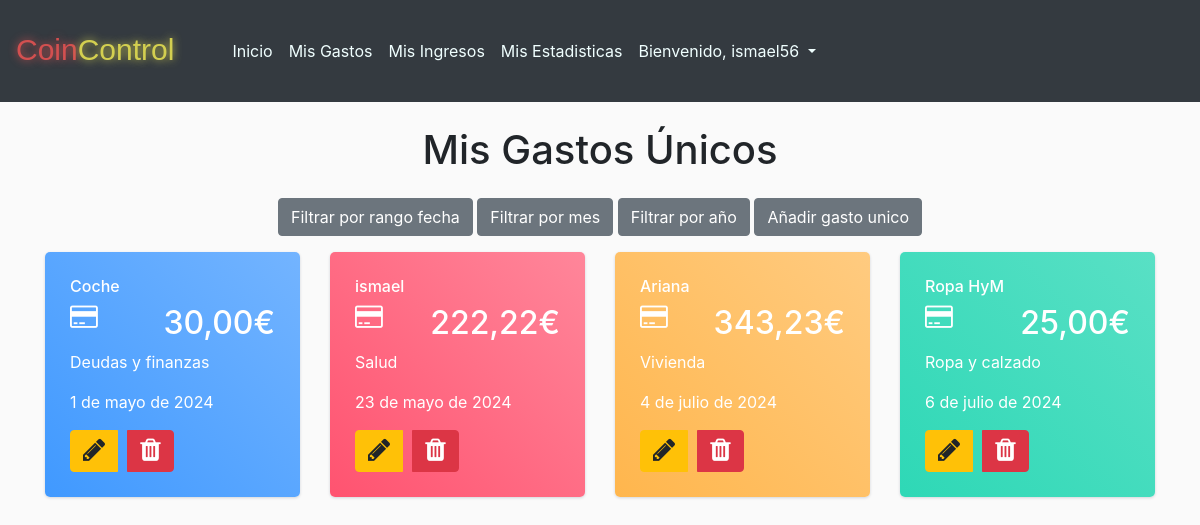
Before: /mis_gastos/unicos (signed in) with the older database file.
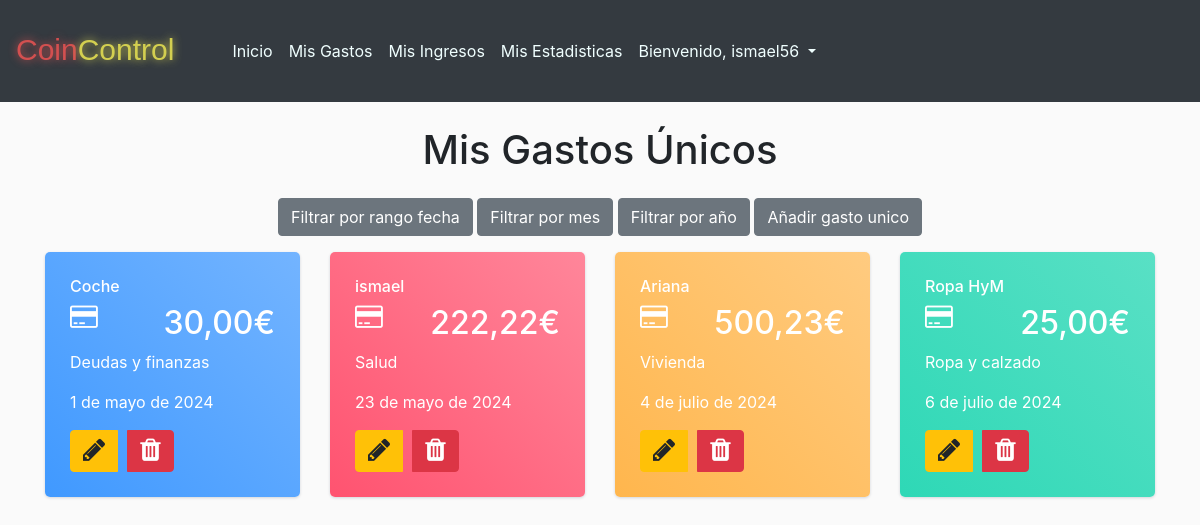
After: the same page with the newer database file.
### CoinControllapp/models.py (models this page shows, shortened)
class Gasto(models.Model):
    nombre = models.CharField(max_length=100)
    cantidad = models.DecimalField(max_digits=10, decimal_places=2)
    fecha = models.DateField()
    fechaFin =models.DateField(null=True,blank=True)
    categoria = models.CharField(max_length=100)
    notas = models.TextField(blank=True)
    usuario = models.ForeignKey(User, on_delete=models.CASCADE)
    pagoUnico = models.BooleanField(default=False)

### CoinControllapp/views_gastos.py (the view)
# urls.py: path('mis_gastos/unicos',views_gastos.gastosUnicos_view,name='gastos_unico'),
@login_required
def gastosUnicos_view(request):
    gastos = Gasto.objects.filter(usuario=request.user,fechaFin__isnull= True)
    return render(request, 'mis_gastos_unicos.html', {'gastos': gastos})

### CoinControllapp/templates/mis_gastos_unicos.html (shortened to what the changed rows need)
{% extends 'base.html' %} {% block content %}
<div class="container">
    <h1 class="mt-4 mb-4 text-center">Mis Gastos Únicos</h1>
    <div class="row">
        {% for gasto in gastos %}
        {% if forloop.counter0|divisibleby:4 %}
        <div class="col-md-4 col-xl-3">
            <div class="card bg-c-blue order-card">
                <div class="card-block">
                    <h2 class="text-right"><i class="fa fa-credit-card f-left"></i><span>{{ gasto.cantidad }}€</span>
                    </h2>
                </div>
            </div>
        </div>
        {% elif forloop.counter0|divisibleby:3 %}
        <div class="col-md-4 col-xl-3">
            <div class="card bg-c-green order-card">
                <div class="card-block">
                    <h2 class="text-right"><i class="fa fa-credit-card f-left"></i><span>{{ gasto.cantidad }}€</span>
                    </h2>
                </div>
            </div>
        </div>
        {% elif forloop.counter0|divisibleby:2 %}
        <div class="col-md-4 col-xl-3">
            <div class="card bg-c-yellow order-card">
                <div class="card-block">
                    <h6 class="m-b-20">{{ gasto.nombre }}</h6>
                    <h2 class="text-right"><i class="fa fa-credit-card f-left"></i><span>{{ gasto.cantidad }}€</span>
                    </h2>
                    <p class="m-b-0">{{ gasto.categoria }}</p>
                    <p class="m-b-0">{{ gasto.fecha }}</p>
                    <div class="btn-group" role="group" aria-label="Botones de acción">
                        <a href="{% url 'editar_gasto_unico_view' gasto.id %}" class="btn btn-warning" role="button" title="Editar"><i class="fa fa-pencil"></i></a>
                        <div class="btn-group-divider" style="width: 10px;"></div>
                        <a href="{% url 'borrar_gasto_unico' gasto.id %}" class="btn btn-danger" role="button" title="Borrar"><i class="fa fa-trash"></i></a>
                    </div>
                </div>
            </div>
        </div>
        {% else %}
        <div class="col-md-4 col-xl-3">
            <div class="card bg-c-pink order-card">
                <div class="card-block">
                    <h2 class="text-right"><i class="fa fa-credit-card f-left"></i><span>{{ gasto.cantidad }}€</span>
                    </h2>
                </div>
            </div>
        </div>
        {% endif %}
        {% endfor %}
    </div>
</div>
{% endblock %}

Changed rows visible on the page:
changed Gasto "Ariana": cantidad "343,23" → "500,23"
